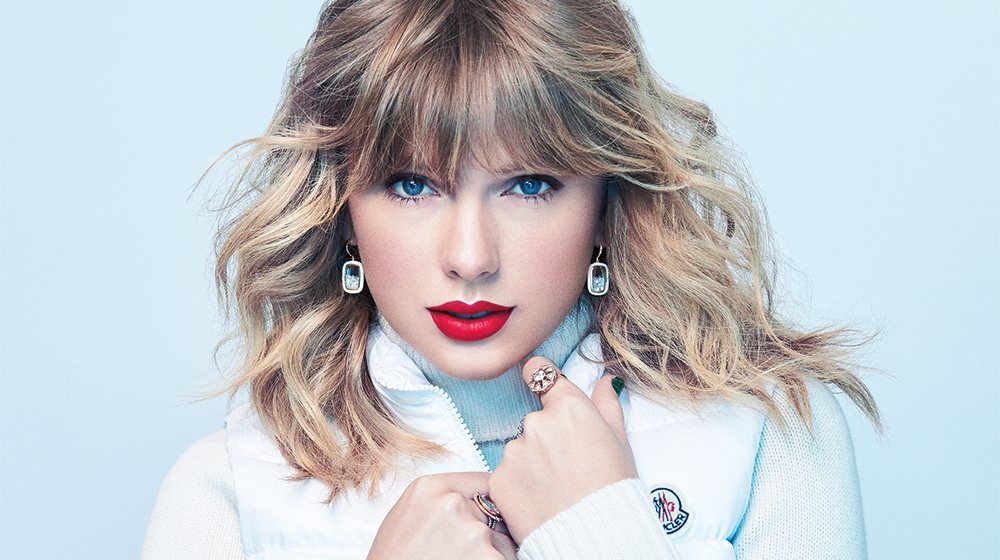
#> input picture images/a1q5images/im04.jpg, 1000 x 560 px
$ python Q7b.py
#> lines starting #> are read from the running program, lines starting #| are printed output that depends on the picture; long printed decimals are rounded
import numpy as np
import cv2 as cv
import matplotlib.pyplot as plt

def resize_image(image, target_height, target_width, interpolation=cv.INTER_LINEAR):
    return cv.resize(image, (target_width, target_height), interpolation=interpolation)

def normalized_ssd(image1, image2):
    if image1.shape != image2.shape:
        raise ValueError("Images must have the same dimensions for SSD calculation.")
    diff = (image1 - image2) ** 2
    ssd = np.sum(diff)
    normalized_ssd = ssd / float(image1.shape[0] * image1.shape[1])
    return normalized_ssd

original_large = cv.imread('images/a1q5images/im04.jpg', cv.IMREAD_GRAYSCALE)
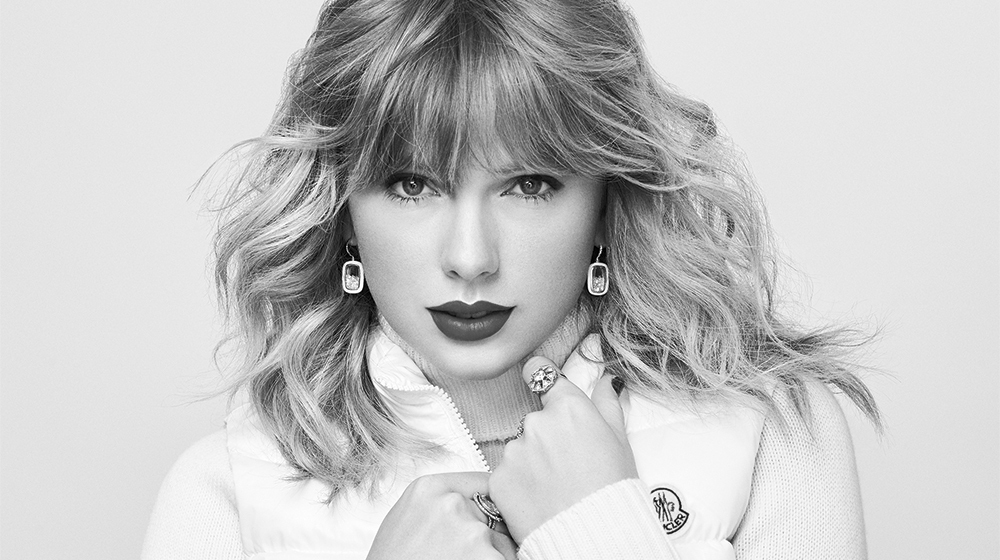
#> original_large: shape (560, 1000); min 0, max 255, mean 198.7
zoomed_out_small = cv.imread('images/a1q5images/im04small.jpg', cv.IMREAD_GRAYSCALE)
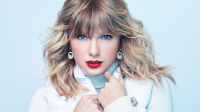
#> input picture images/a1q5images/im04small.jpg, 200 x 112 px
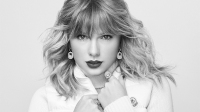
#> zoomed_out_small: shape (112, 200); min 17, max 252, mean 199.8

assert original_large is not None and zoomed_out_small is not None

scale_factor = 4

target_height = original_large.shape[0]
#> target_height = 560
target_width = original_large.shape[1]
#> target_width = 1000

nearest_neighbor_scaled = resize_image(zoomed_out_small, target_height, target_width, interpolation=cv.INTER_NEAREST)
bilinear_scaled = resize_image(zoomed_out_small, target_height, target_width, interpolation=cv.INTER_LINEAR)

ssd_nearest_neighbor = normalized_ssd(original_large, nearest_neighbor_scaled)
#> in normalized_ssd, `diff = (image1 - image2) ** 2`:
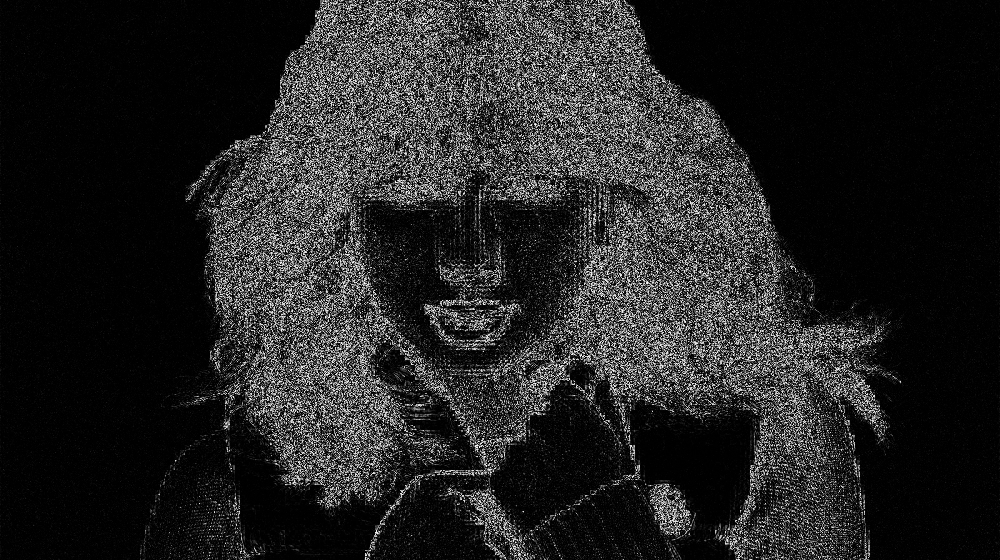
#> diff: shape (560, 1000); min 0, max 249, mean 35.9
#> in normalized_ssd, `ssd = np.sum(diff)`: ssd = 20130769
#> in normalized_ssd, `normalized_ssd = ssd / float(image1.shape[0] * image1.shape[1])`: normalized_ssd = 35.95
#> ssd_nearest_neighbor = 35.95
ssd_bilinear = normalized_ssd(original_large, bilinear_scaled)
#> in normalized_ssd (call 2), `diff = (image1 - image2) ** 2`:
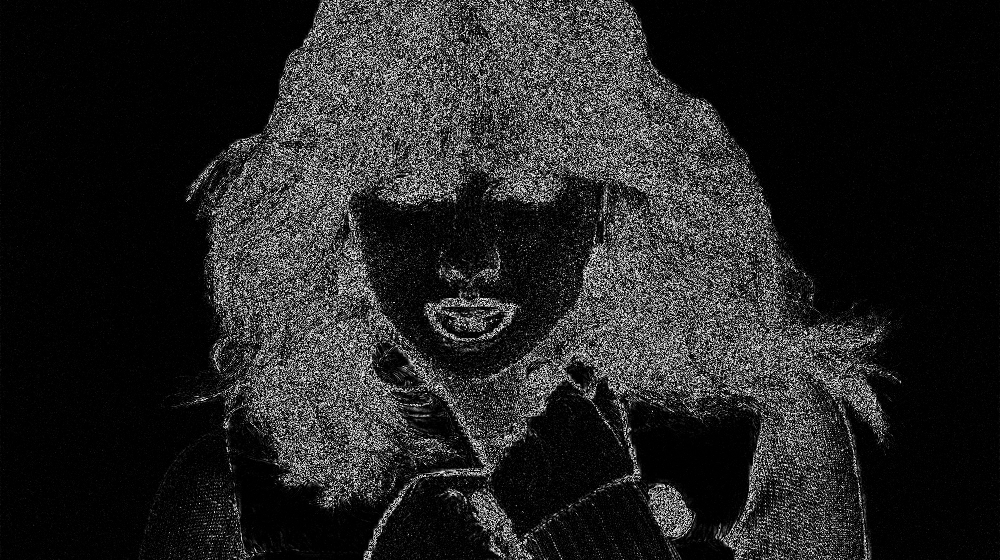
#> diff: shape (560, 1000); min 0, max 249, mean 35.5
#> in normalized_ssd (call 2), `ssd = np.sum(diff)`: ssd = 19852932
#> in normalized_ssd (call 2), `normalized_ssd = ssd / float(image1.shape[0] * image1.shape[1])`: normalized_ssd = 35.45
#> ssd_bilinear = 35.45

print(f"Normalized SSD (Nearest Neighbor): {ssd_nearest_neighbor}")
#| Normalized SSD (Nearest Neighbor): 35.948
print(f"Normalized SSD (Bilinear): {ssd_bilinear}")
#| Normalized SSD (Bilinear): 35.452

plt.figure(figsize=(15, 5))
plt.subplot(1, 4, 1),plt.imshow(original_large, cmap='gray'),plt.title('Original Large Image')
plt.subplot(1, 4, 2),plt.imshow(zoomed_out_small, cmap='gray'),plt.title('Zoomed Out Small Image')
plt.subplot(1, 4, 3),plt.imshow(nearest_neighbor_scaled, cmap='gray'),plt.title('Nearest Neighbor Scaled')
plt.subplot(1, 4, 4),plt.imshow(bilinear_scaled, cmap='gray'),plt.title('Bilinear Scaled')
plt.show()
